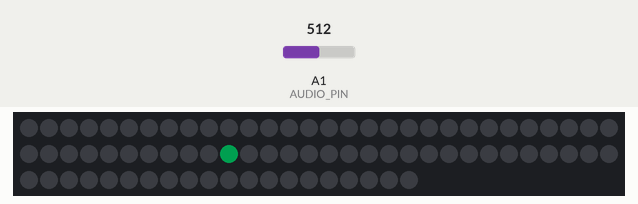
The sketch below on a simulated Arduino Uno, built with avr-gcc and run on an emulated ATmega328P. Parts: 80 RGB LEDs in strip order, left to right, continuing on the next row. Inputs (shaded band) come from the test bench; at power-on: A1 (AUDIO_PIN) = 512. Dim RGB values are drawn brighter than linear; random numbers use the default seed unless the sketch sets one.

Above: at 0.16 s.
At 5.05 s:
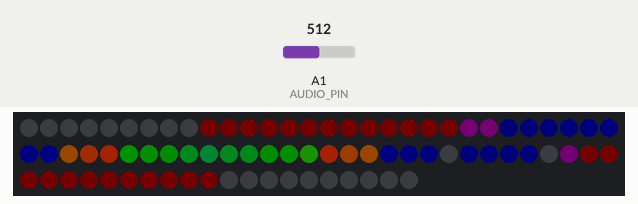
At 10.08 s:
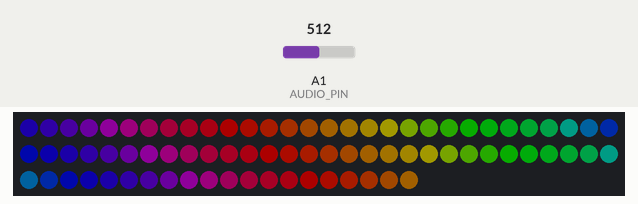
At 19.84 s:
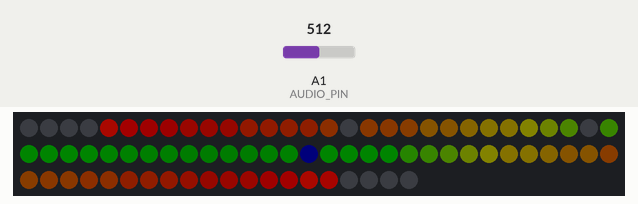
At 29.61 s:
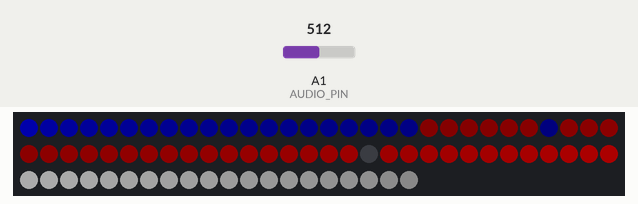
At 39.42 s:
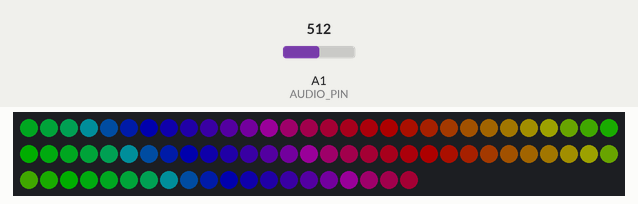

The sketch:

multiple_patterns.ino
```cpp
#include "Arduino.h"
#include <FastLED.h>

#define LED_PIN 2
#define NUM_LEDS 80

#define AUDIO_PIN A1

CRGB leds[NUM_LEDS];

uint8_t hue = 160;
uint8_t patternCounter = 0;

CRGBPalette16 purplePalette = CRGBPalette16(
  CRGB::DarkViolet,
  CRGB::DarkViolet,
  CRGB::DarkViolet,
  CRGB::DarkViolet,

  CRGB::Magenta,
  CRGB::Magenta,
  CRGB::Linen,
  CRGB::Linen,

  CRGB::Magenta,
  CRGB::Magenta,
  CRGB::DarkViolet,
  CRGB::DarkViolet,

  CRGB::DarkViolet,
  CRGB::DarkViolet,
  CRGB::Linen,
  CRGB::Linen);

CRGBPalette16 myPal = purplePalette;

ISR(TIMER1_COMPA_vect) {
  //Serial.println("here");
  hue += 10;
}

void configure_timer() {
  TCCR1A = 0;
  TCCR1B = 0;
  TCNT1 = 0;
  OCR1A = 31250;           // compare match register 16MHz/256/2Hz-1
  TCCR1B |= (1 << WGM12);  // CTC mode
  TCCR1B |= (1 << CS12);   // 256 prescaler
  TCCR1B |= (1 << CS10);
}

void init_timer() {
  TIMSK1 |= (1 << OCIE1A);  // enable timer compare interrupt
}

void setup() {
  FastLED.addLeds<WS2812, LED_PIN, GRB>(leds, NUM_LEDS);
  FastLED.setMaxPowerInVoltsAndMilliamps(5, 500);
  FastLED.setBrightness(50);
  FastLED.setCorrection(TypicalPixelString);

  // configure A1 as input pin and enable adc -> lab4
  ADMUX = 0;
  /* ADC1 - channel 1 */
  ADMUX |= (1 << MUX0);
  /* AVCC with external capacitor at AREF pin */
  ADMUX |= (1 << REFS0);

  ADCSRA = 0;
  /* set prescaler at 128 */
  ADCSRA |= (7 << ADPS0);
  /* enable ADC */
  ADCSRA |= (1 << ADEN);

  // configure timer and intrerrupt every 2 seconds
  cli();
  configure_timer();
  init_timer();
  sei();

  Serial.begin(9600);
}

const uint8_t cooling = 55;
const uint8_t sparking = 120;
bool gReverseDirection = false;

void loop() {
  ADCSRA |= (1 << ADSC);
  /* wait until conversion is complete */
  while (!(ADCSRA & (1 << ADIF)))
    ;
  uint16_t result = ADC * 2;

  switch (patternCounter) {
    case 0:
      movingDots();
      break;
    case 1:
      rainbowBeat();
      break;
    case 2:
      redWhiteBlue();
      break;
  }

  EVERY_N_SECONDS(5) {
    nextPattern();
  }

  FastLED.show();

  FastLED.show();
}

void audioReactive(uint16_t result) {
  uint16_t intensity = map(result, 0, 500, 0, NUM_LEDS);
  // Map the audio input to number of LEDs

  fill_solid(leds, NUM_LEDS, CRGB::Black);
  // Fill the strip with black/off pixels

  for(int i = 0; i < intensity; i++) {
    leds[i] = CHSV(hue, 255, 255);
  }
  // Fill the LEDs up to the audio intensity with color from the palette

  // If the audio intensity is less than the total number of LEDs,
  // we create a gradient from the intensity point to the end of the strip
  // if(intensity < NUM_LEDS) {
  //   for(int i = intensity; i < NUM_LEDS; i++) {
  //     // Linear interpolation between the color at the intensity point and black
  //     leds[i] = blend(leds[intensity], CRGB::Black, ((i-intensity) * 255) / (NUM_LEDS - intensity));
  //   }
  // }
}

void fireLoop() {
  static byte heat[NUM_LEDS];

  // Step 1.  Cool down every cell a little
  for( int i = 0; i < NUM_LEDS; i++) {
    heat[i] = qsub8( heat[i],  random8(0, ((cooling * 10) / NUM_LEDS) + 2));
  }

  // Step 2.  Heat from each cell drifts 'up' and diffuses a little
  for( int k= NUM_LEDS - 1; k >= 2; k--) {
    heat[k] = (heat[k - 1] + heat[k - 2] + heat[k - 2] ) / 3;
  }

  // Step 3.  Randomly ignite new 'sparks' of heat near the bottom
  if( random8() < sparking ) {
    int y = random8(7);
    heat[y] = qadd8( heat[y], random8(160,255) );
  }

  // Step 4.  Map from heat cells to LED colors
  for( int j = 0; j < NUM_LEDS; j++) {
    CRGB color = HeatColor( heat[j]);
    int pixelnumber;
    if( gReverseDirection ) {
      pixelnumber = (NUM_LEDS-1) - j;
    } else {
      pixelnumber = j;
    }
    leds[pixelnumber] = color;
  }
}

void nextPattern() {
  patternCounter = (patternCounter + 1) % 3;  // Change the number after the % to the number of patterns you have
}

//------- Put your patterns below -------//

void movingDots() {

  uint16_t posBeat = beatsin16(30, 0, NUM_LEDS - 1, 0, 0);
  uint16_t posBeat2 = beatsin16(60, 0, NUM_LEDS - 1, 0, 0);

  uint16_t posBeat3 = beatsin16(30, 0, NUM_LEDS - 1, 0, 32767);
  uint16_t posBeat4 = beatsin16(60, 0, NUM_LEDS - 1, 0, 32767);

  // Wave for LED color
  uint8_t colBeat = beatsin8(45, 0, 255, 0, 0);

  leds[(posBeat + posBeat2) / 2] = CHSV(colBeat, 255, 255);
  leds[(posBeat3 + posBeat4) / 2] = CHSV(colBeat, 255, 255);

  fadeToBlackBy(leds, NUM_LEDS, 10);
}


void rainbowBeat() {

  uint16_t beatA = beatsin16(30, 0, 255);
  uint16_t beatB = beatsin16(20, 0, 255);
  fill_rainbow(leds, NUM_LEDS, (beatA + beatB) / 2, 8);
}


void redWhiteBlue() {

  uint16_t sinBeat = beatsin16(30, 0, NUM_LEDS - 1, 0, 0);
  uint16_t sinBeat2 = beatsin16(30, 0, NUM_LEDS - 1, 0, 21845);
  uint16_t sinBeat3 = beatsin16(30, 0, NUM_LEDS - 1, 0, 43690);

  leds[sinBeat] = CRGB::Blue;
  leds[sinBeat2] = CRGB::Red;
  leds[sinBeat3] = CRGB::White;

  fadeToBlackBy(leds, NUM_LEDS, 10);
}
```
